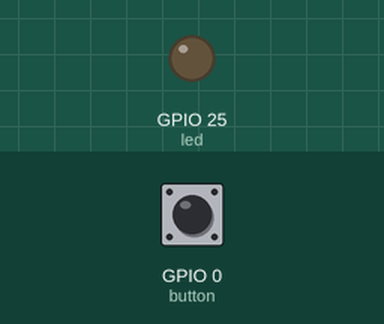
This program was run on a simulated ESP32 board running MicroPython. On the bench: output pins drawn as LEDs (lit = HIGH). The inputs (shaded band) are chosen by the test bench; at power-on: GPIO 0 (button) HIGH.

Above: at 1.2 s.
1.3 s: GPIO 0 (button) pulled LOW for 0.15 s
At 2.2 s:
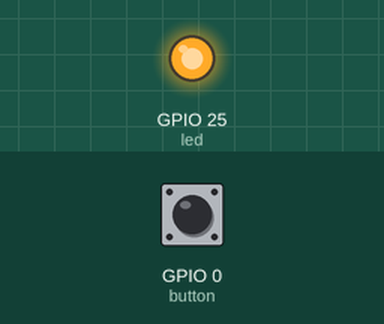
3.9 s: GPIO 0 (button) pulled LOW for 1 s
At 6.3 s:
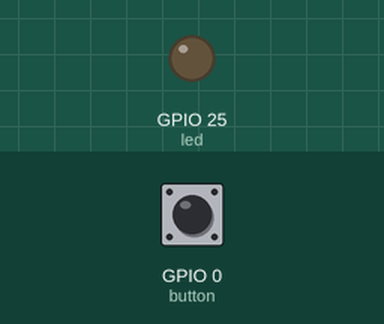
7.4 s: GPIO 0 (button) pulled LOW for 3.2 s
At 11.1 s:
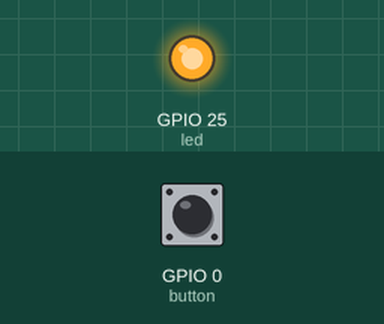
Timing chart, 0 to 13.1 s (numbered marks = the images above; inputs shaded):
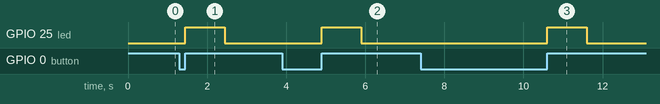

The program:

gpio_irq.py
```python
from machine import Pin
from time import sleep

led = Pin(25, Pin.OUT)
button = Pin(0, Pin.IN, Pin.PULL_UP)

def ledON():
    led.value(1)

def ledOFF():
    led.value(0)

def motion_detect(pin):
    if not led.value():
        ledON()
        sleep(1)

button.irq(trigger=Pin.IRQ_RISING, handler=motion_detect)

while True:
    ledOFF()
```

Measured:
- after the input at 1.3 s, GPIO 25 (led): LOW → HIGH after 0.15 s, → LOW 1.0 s later
- after the input at 3.9 s, GPIO 25 (led): LOW → HIGH after 1.0 s, → LOW 1.0 s later
- after the input at 7.4 s, GPIO 25 (led): LOW → HIGH after 3.2 s, → LOW 1.0 s later
